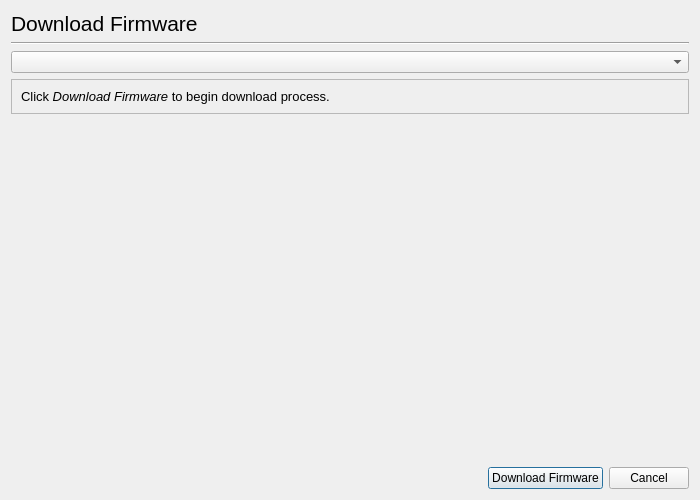
<ui version="4.0" >
 <class>Dialog</class>
 <widget class="QDialog" name="Dialog" >
  <property name="windowModality" >
   <enum>Qt::ApplicationModal</enum>
  </property>
  <property name="geometry" >
   <rect>
    <x>0</x>
    <y>0</y>
    <width>700</width>
    <height>500</height>
   </rect>
  </property>
  <property name="windowTitle" >
   <string>HP Device Manager - Download Firmware</string>
  </property>
  <layout class="QGridLayout" >
   <item row="0" column="0" >
    <widget class="QLabel" name="label" >
     <property name="font" >
      <font>
       <pointsize>16</pointsize>
      </font>
     </property>
     <property name="text" >
      <string>Download Firmware</string>
     </property>
    </widget>
   </item>
   <item row="1" column="0" colspan="3" >
    <widget class="Line" name="line" >
     <property name="orientation" >
      <enum>Qt::Horizontal</enum>
     </property>
    </widget>
   </item>
   <item row="2" column="0" colspan="3" >
    <widget class="DeviceUriComboBox" name="DeviceComboBox" />
   </item>
   <item row="3" column="0" colspan="3" >
    <widget class="QFrame" name="frame" >
     <property name="frameShape" >
      <enum>QFrame::StyledPanel</enum>
     </property>
     <property name="frameShadow" >
      <enum>QFrame::Raised</enum>
     </property>
     <layout class="QGridLayout" >
      <item row="0" column="0" >
       <widget class="QLabel" name="label_2" >
        <property name="text" >
         <string>&lt;html>&lt;head>&lt;meta name="qrichtext" content="1" />&lt;style type="text/css">
p, li { white-space: pre-wrap; }
&lt;/style>&lt;/head>&lt;body style=" font-family:'DejaVu Sans'; font-size:10pt; font-weight:400; font-style:normal;">
&lt;p style=" margin-top:0px; margin-bottom:0px; margin-left:0px; margin-right:0px; -qt-block-indent:0; text-indent:0px;">Click&lt;span style=" font-style:italic;"> Download Firmware&lt;/span> to begin download process.&lt;/p>&lt;/body>&lt;/html></string>
        </property>
       </widget>
      </item>
     </layout>
    </widget>
   </item>
   <item row="4" column="1" >
    <spacer>
     <property name="orientation" >
      <enum>Qt::Vertical</enum>
     </property>
     <property name="sizeHint" >
      <size>
       <width>20</width>
       <height>171</height>
      </size>
     </property>
    </spacer>
   </item>
   <item row="5" column="0" >
    <spacer>
     <property name="orientation" >
      <enum>Qt::Horizontal</enum>
     </property>
     <property name="sizeHint" >
      <size>
       <width>301</width>
       <height>20</height>
      </size>
     </property>
    </spacer>
   </item>
   <item row="5" column="1" >
    <widget class="QPushButton" name="DownloadFirmwareButton" >
     <property name="text" >
      <string>Download Firmware</string>
     </property>
    </widget>
   </item>
   <item row="5" column="2" >
    <widget class="QPushButton" name="CancelButton" >
     <property name="text" >
      <string>Cancel</string>
     </property>
    </widget>
   </item>
  </layout>
 </widget>
 <customwidgets>
  <customwidget>
   <class>DeviceUriComboBox</class>
   <extends>QComboBox</extends>
   <header>deviceuricombobox.h</header>
  </customwidget>
 </customwidgets>
 <resources/>
 <connections/>
</ui>
